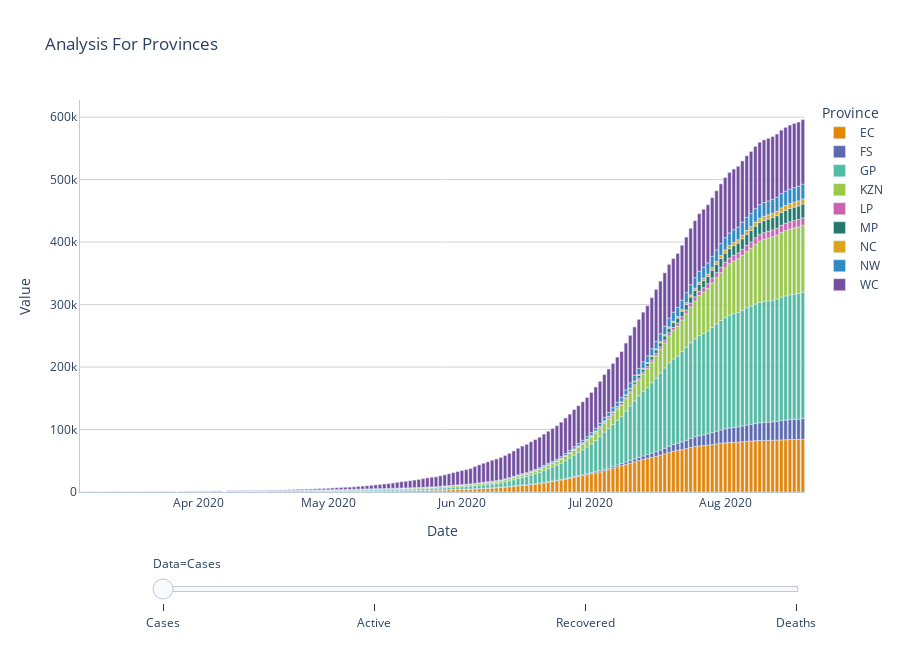

Notebook cell for this chart:
### Markdown cell above
## Plot analysis for provinces

### Code cell
fig_analysis_prov = px.bar(analysis_states, title='Analysis For Provinces',
             x='Date', y='Value', color='Province', animation_frame='Data',
             barmode='relative', color_discrete_sequence=colour_series)

fig_analysis_prov.update_layout(plot_bgcolor="#FFF",hovermode="x", height=650)
fig_analysis_prov.update_xaxes(linecolor="#BCCCDC")
fig_analysis_prov.update_yaxes(linecolor="#BCCCDC", gridcolor='#D3D3D3')

fig_analysis_prov.update_traces(hovertemplate=template_h)
fig_analysis_prov["layout"].pop("updatemenus") # remove play controls
fig_analysis_prov.show()
#plot_analsysis_prov = plot(fig_analysis_prov, output_type='div', include_plotlyjs=False, auto_play=False)

### Figure 1 — Plotly figure (JSON) as saved in the notebook; plotly's stock layout.template omitted (floating-point values rounded to 4 significant figures; data arrays with more than 128 entries replaced by an {"elided": "..."} marker saying what was removed)
{"data": [{"alignmentgroup": "True", "hovertemplate": "%{y}", "legendgroup": "EC", "marker": {"color": "rgb(229, 134, 6)"}, "name": "EC", "offsetgroup": "EC", "orientation": "v", "showlegend": true, "textposition": "auto", "type": "bar", "x": {"elided": "168 str values"}, "xaxis": "x", "y": {"elided": "168 int values"}, "yaxis": "y"}, {"alignmentgroup": "True", "hovertemplate": "%{y}", "legendgroup": "FS", "marker": {"color": "rgb(93, 105, 177)"}, "name": "FS", "offsetgroup": "FS", "orientation": "v", "showlegend": true, "textposition": "auto", "type": "bar", "x": {"elided": "168 str values"}, "xaxis": "x", "y": {"elided": "168 int values"}, "yaxis": "y"}, {"alignmentgroup": "True", "hovertemplate": "%{y}", "legendgroup": "GP", "marker": {"color": "rgb(82, 188, 163)"}, "name": "GP", "offsetgroup": "GP", "orientation": "v", "showlegend": true, "textposition": "auto", "type": "bar", "x": {"elided": "168 str values"}, "xaxis": "x", "y": {"elided": "168 int values"}, "yaxis": "y"}, {"alignmentgroup": "True", "hovertemplate": "%{y}", "legendgroup": "KZN", "marker": {"color": "rgb(153, 201, 69)"}, "name": "KZN", "offsetgroup": "KZN", "orientation": "v", "showlegend": true, "textposition": "auto", "type": "bar", "x": {"elided": "168 str values"}, "xaxis": "x", "y": {"elided": "168 int values"}, "yaxis": "y"}, {"alignmentgroup": "True", "hovertemplate": "%{y}", "legendgroup": "LP", "marker": {"color": "rgb(204, 97, 176)"}, "name": "LP", "offsetgroup": "LP", "orientation": "v", "showlegend": true, "textposition": "auto", "type": "bar", "x": {"elided": "168 str values"}, "xaxis": "x", "y": {"elided": "168 int values"}, "yaxis": "y"}, {"alignmentgroup": "True", "hovertemplate": "%{y}", "legendgroup": "MP", "marker": {"color": "rgb(36, 121, 108)"}, "name": "MP", "offsetgroup": "MP", "orientation": "v", "showlegend": true, "textposition": "auto", "type": "bar", "x": {"elided": "168 str values"}, "xaxis": "x", "y": {"elided": "168 int values"}, "yaxis": "y"}, {"alignmentgroup": "True", "hovertemplate": "%{y}", "legendgroup": "NC", "marker": {"color": "rgb(218, 165, 27)"}, "name": "NC", "offsetgroup": "NC", "orientation": "v", "showlegend": true, "textposition": "auto", "type": "bar", "x": {"elided": "168 str values"}, "xaxis": "x", "y": {"elided": "168 int values"}, "yaxis": "y"}, {"alignmentgroup": "True", "hovertemplate": "%{y}", "legendgroup": "NW", "marker": {"color": "rgb(47, 138, 196)"}, "name": "NW", "offsetgroup": "NW", "orientation": "v", "showlegend": true, "textposition": "auto", "type": "bar", "x": {"elided": "168 str values"}, "xaxis": "x", "y": {"elided": "168 int values"}, "yaxis": "y"}, {"alignmentgroup": "True", "hovertemplate": "%{y}", "legendgroup": "WC", "marker": {"color": "rgb(118, 78, 159)"}, "name": "WC", "offsetgroup": "WC", "orientation": "v", "showlegend": true, "textposition": "auto", "type": "bar", "x": {"elided": "168 str values"}, "xaxis": "x", "y": {"elided": "168 int values"}, "yaxis": "y"}], "layout": {"barmode": "relative", "height": 650, "hovermode": "x", "legend": {"title": {"text": "Province"}, "tracegroupgap": 0}, "plot_bgcolor": "#FFF", "sliders": [{"active": 0, "currentvalue": {"prefix": "Data="}, "len": 0.9, "pad": {"b": 10, "t": 60}, "steps": [{"args": [["Cases"], {"frame": {"duration": 0, "redraw": true}, "fromcurrent": true, "mode": "immediate", "transition": {"duration": 0, "easing": "linear"}}], "label": "Cases", "method": "animate"}, {"args": [["Active"], {"frame": {"duration": 0, "redraw": true}, "fromcurrent": true, "mode": "immediate", "transition": {"duration": 0, "easing": "linear"}}], "label": "Active", "method": "animate"}, {"args": [["Recovered"], {"frame": {"duration": 0, "redraw": true}, "fromcurrent": true, "mode": "immediate", "transition": {"duration": 0, "easing": "linear"}}], "label": "Recovered", "method": "animate"}, {"args": [["Deaths"], {"frame": {"duration": 0, "redraw": true}, "fromcurrent": true, "mode": "immediate", "transition": {"duration": 0, "easing": "linear"}}], "label": "Deaths", "method": "animate"}], "x": 0.1, "xanchor": "left", "y": 0, "yanchor": "top"}], "title": {"text": "Analysis For Provinces"}, "xaxis": {"anchor": "y", "domain": [0, 1], "linecolor": "#BCCCDC", "title": {"text": "Date"}}, "yaxis": {"anchor": "x", "domain": [0, 1], "gridcolor": "#D3D3D3", "linecolor": "#BCCCDC", "title": {"text": "Value"}}}}
